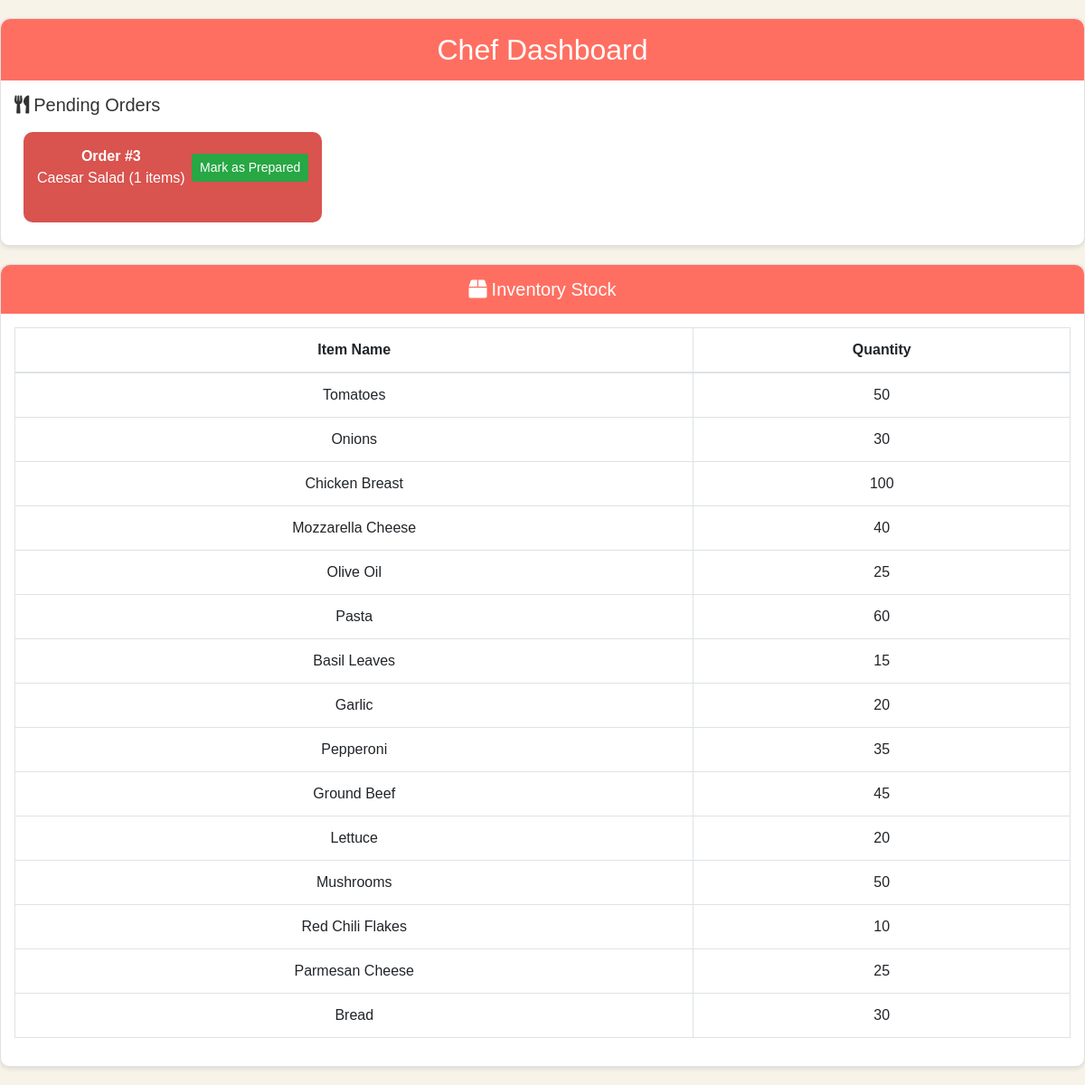
The app's page /chef_dashboard with its own data.
### tables this page shows
CREATE TABLE Orders (
    order_id INTEGER PRIMARY KEY AUTOINCREMENT,
    customer_id INTEGER,
    menu_id INTEGER,
    quantity INTEGER NOT NULL,
    status TEXT DEFAULT 'Pending',
    total_amount REAL, order_date DATETIME,
    FOREIGN KEY (customer_id) REFERENCES Customer(customer_id),
    FOREIGN KEY (menu_id) REFERENCES Menu(menu_id)
);

CREATE TABLE Menu (
    menu_id INTEGER PRIMARY KEY AUTOINCREMENT,
    name TEXT NOT NULL,
    price REAL NOT NULL,
    description TEXT NOT NULL,
    image_url TEXT 
);

CREATE TABLE Inventory (
    inventory_id INTEGER PRIMARY KEY AUTOINCREMENT,
    item_name TEXT NOT NULL,
    quantity INTEGER NOT NULL
);

### app.py (the view)
@app.route('/chef_dashboard')
def chef_dashboard():
    conn = get_db_connection()
    pending_orders = conn.execute('''
        SELECT o.order_id, c.name AS customer_name, m.name AS menu_item_name, o.quantity
        FROM Orders o
        JOIN Customer c ON o.customer_id = c.customer_id
        JOIN Menu m ON o.menu_id = m.menu_id
        WHERE o.status = "Pending"
    ''').fetchall()
    available_items = conn.execute('SELECT * FROM Menu').fetchall()
    inventory_stock = conn.execute('SELECT item_name, quantity FROM Inventory').fetchall()
    if inventory_stock:
        print(dict(inventory_stock[0]))
    conn.close()
    return render_template('chef_dashboard.html',
                           pending_orders=pending_orders,
                           available_items=available_items,
                           inventory_stock=inventory_stock)

### app.py (called while the page is built)
def get_db_connection():
    conn = sqlite3.connect('database.db')
    conn.row_factory = sqlite3.Row
    return conn

### templates/chef_dashboard.html (shortened to what this page needs)
<!DOCTYPE html>
<html lang="en">
<head>
    <link rel="stylesheet" href="https://cdnjs.cloudflare.com/ajax/libs/font-awesome/5.15.4/css/all.min.css">
    <link rel="stylesheet" href="https://stackpath.bootstrapcdn.com/bootstrap/4.5.2/css/bootstrap.min.css">
    <link rel="stylesheet" href="{{ url_for('static', filename='css/style.css') }}">
</head>
<body>
    <div class="dashboard-container">
        <div class="card">
            <div class="header">
                <h2>Chef Dashboard</h2>
            </div>
            <div class="pending-orders">
                <h5><i class="icon fas fa-utensils"></i>Pending Orders</h5>
                <div class="d-flex flex-wrap">
                    {% for order in pending_orders %}
                    <div class="order-card pending" id="order-{{ order.order_id }}">
                        <div class="d-flex justify-content-between align-items-center">
                            <div>
                                <strong>Order #{{ order.order_id }}</strong><br>
                                {{ order.menu_item_name }} ({{ order.quantity }} items)
                            </div>
                            <button class="btn btn-success btn-sm" onclick="markAsPrepared({{ order.order_id }})">Mark as Prepared</button>
                        </div>
                    </div>
                    {% else %}
                    <div class="alert alert-info">No pending orders.</div>
                    {% endfor %}
                </div>
            </div>
        </div>
        <div class="card">
            <div class="header">
                <h5><i class="icon fas fa-box"></i>Inventory Stock</h5>
            </div>
            <div class="inventory">
                <table class="table table-bordered">
                    <thead>
                        <tr>
                            <th>Item Name</th>
                            <th>Quantity</th>
                        </tr>
                    </thead>
                    <tbody>
                        {% for stock in inventory_stock %}
                        <tr>
                            <td>{{ stock['item_name'] }}</td>
                            <td>{{ stock['quantity'] }}</td>
                        </tr>
                        {% else %}
                        <tr>
                            <td colspan="2" class="text-center">No inventory items available.</td>
                        </tr>
                        {% endfor %}
                    </tbody>
                </table>
            </div>
        </div>
    </div>
</body>
</html>

### static/css/style.css (style rules this page uses)
body { font-family: Arial, sans-serif; background-color: #f0f0f0; margin: 0; padding: 0; }
button { background-color: #4CAF50; color: white; padding: 10px 20px; border: none; cursor: pointer; }

### templates/chef_dashboard.html (style rules this page uses)
body { background-color: #f7f3e9; color: #333; }
.dashboard-container { margin: 20px auto; max-width: 1200px; }
.card { background-color: #FFFFFF; border: 1px solid #e1e1e1; border-radius: 10px; box-shadow: 0 2px 5px rgba(0, 0, 0, 0.1); margin-bottom: 20px; width: 100%; }
.header { background-color: #FF6F61; color: white; padding: 15px; border-radius: 10px 10px 0 0; text-align: center; }
.header h2, .header h5 { margin: 0; }
.pending-orders { padding: 15px; }
.order-card { margin: 10px; padding: 15px; border-radius: 10px; transition: background-color 0.3s; display: inline-block; width: calc(30% - 20px); height: 100px; text-align: center; }
.pending { background-color: #d9534f; color: white; }
.inventory { padding: 15px; }
table { width: 100%; }
th, td { text-align: center; }
.icon { font-size: 20px; margin-right: 5px; }

### records on screen
Orders: order_id "3", menu_item_name "Caesar Salad", quantity "1"
Inventory: item_name "Tomatoes", quantity "50"
Inventory: item_name "Onions", quantity "30"
Inventory: item_name "Chicken Breast", quantity "100"
Inventory: item_name "Mozzarella Cheese", quantity "40"
Inventory: item_name "Olive Oil", quantity "25"
Inventory: item_name "Pasta", quantity "60"
Inventory: item_name "Basil Leaves", quantity "15"
Inventory: item_name "Garlic", quantity "20"
Inventory: item_name "Pepperoni", quantity "35"
Inventory: item_name "Ground Beef", quantity "45"
Inventory: item_name "Lettuce", quantity "20"
Inventory: item_name "Mushrooms", quantity "50"
Inventory: item_name "Red Chili Flakes", quantity "10"
Inventory: item_name "Parmesan Cheese", quantity "25"
Inventory: item_name "Bread", quantity "30"
